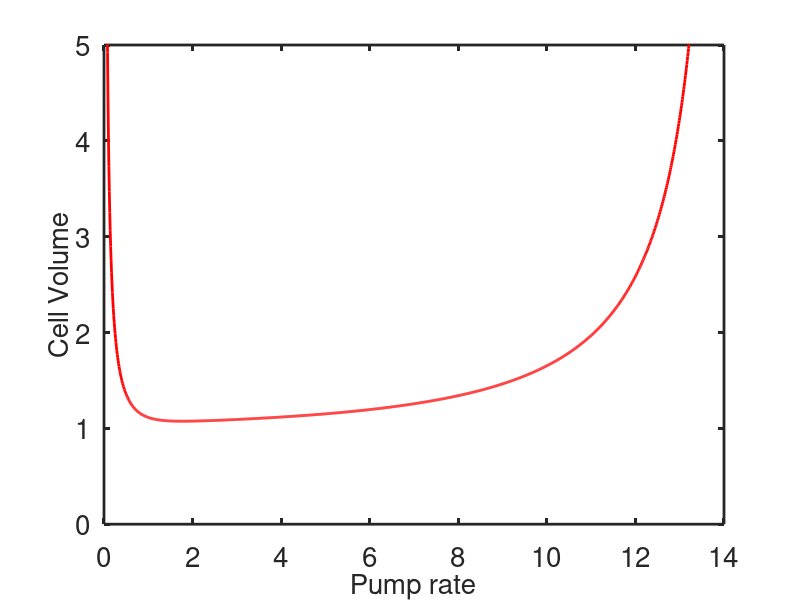
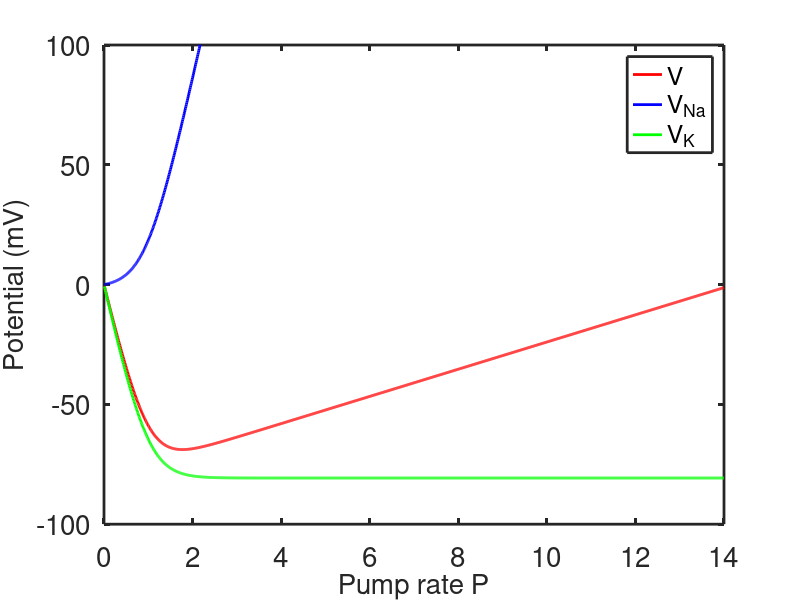
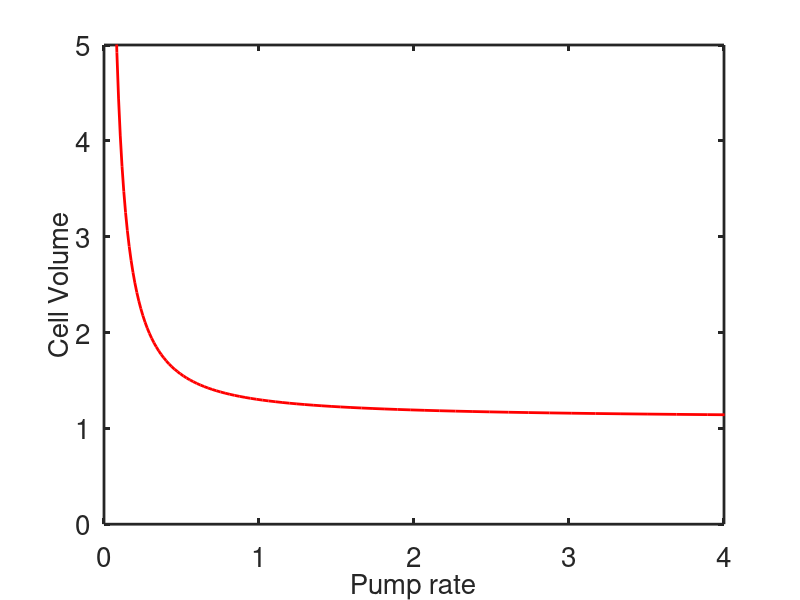
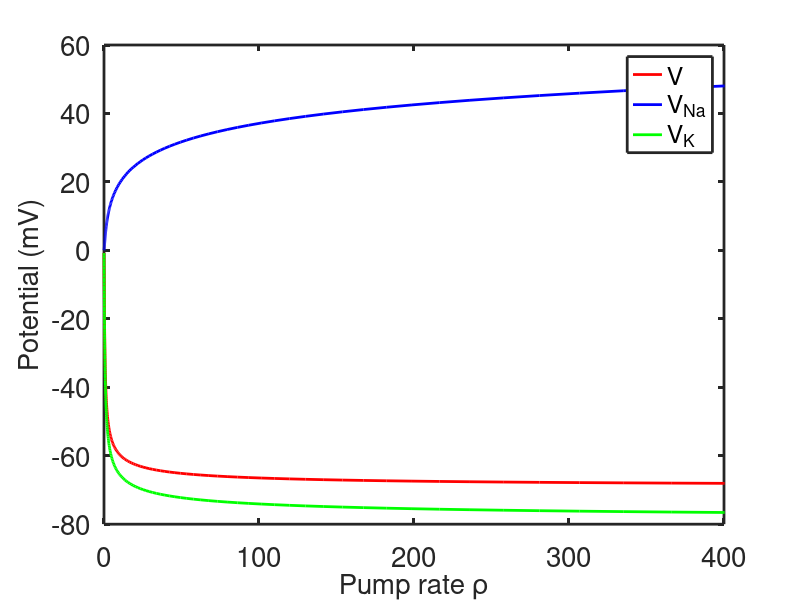

The MATLAB script that drew these images, in order:
%this file makes plots for the original pump-leak model
set(0,                           ...
   'defaultaxesfontsize', 20,   ...
   'defaultaxeslinewidth', 2.0, ...
   'defaultlinelinewidth', 2.0); 
  
%set parameter values
Ne = 437;
Ke = 20;
gamma = 0.11;
zx = -1;
RTbyF = 25.8;

p = [0.01:.01:14];  %pump rate values could go to 14.3

alpha = (Ne*exp(-3*p)+Ke*exp(2*p*gamma))/(Ne+Ke);
 
 
mu=(1 + sqrt(-alpha*zx^2 + zx^2 + alpha))./(2*(1 - alpha));
y = (-zx+sqrt(zx^2+4*alpha.*mu.^2))./(2*alpha.*mu);


v= -RTbyF*log(y);
 vna = RTbyF*(3*p-log(y));
 vk = RTbyF*(-2*p*gamma-log(y));
figure(1)
plot(p,mu,'r','linewidth',2)
axis([0 14 0 5])
xlabel('Pump rate','fontsize',20)
ylabel('Cell Volume','fontsize',20)
 
figure(2)
plot(p,v,'r',p,vna,'b',p,vk,'g','linewidth',2)
legend('V','V_{Na}','V_K','fontsize',18)
xlabel('Pump rate P','fontsize',20)
ylabel('Potential (mV)','fontsize',20)
axis([0 14 -100 100])
 

% Now the modified model with P = rho u^3

u = y.*exp(-3*p);

rho=p./ u.^3;
% plot everything as a function of rho
 
figure(3)
plot(rho,mu,'r','linewidth',2)
axis([0 4  0 5])
xlabel('Pump rate','fontsize',20)
ylabel('Cell Volume','fontsize',20)
 
 figure(4)
plot(rho,v,'r',rho,vna,'b',rho,vk,'g','linewidth',2)
legend('V','V_{Na}','V_K','fontsize',18)
xlabel('Pump rate \rho','fontsize',20)
ylabel('Potential (mV)','fontsize',20)
 axis([0 400 -80 60])
 

% now include the effect of potential on the pump rate
rhoy=p./ (u.^3.*y);


% plot everything as a function of rho
 
figure(5)
plot(rho,mu,'r','linewidth',2)
axis([0 4  0 5])
xlabel('Pump rate','fontsize',20)
ylabel('Cell Volume','fontsize',20)
 
figure(6)
plot(rho,v,'r',rho,vna,'b',rho,vk,'g','linewidth',2)
legend('V','V_{Na}','V_K','fontsize',18)
xlabel('Pump rate \rho','fontsize',20)
ylabel('Potential (mV)','fontsize',20)
 axis([0 400 -80 60])
 
